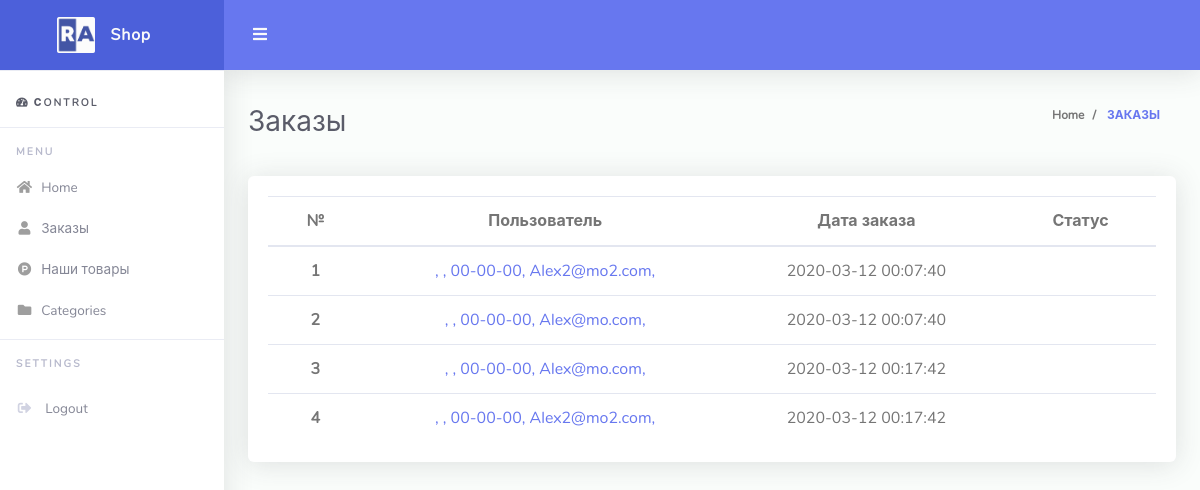
The app's page /admin/orders.php, older data.
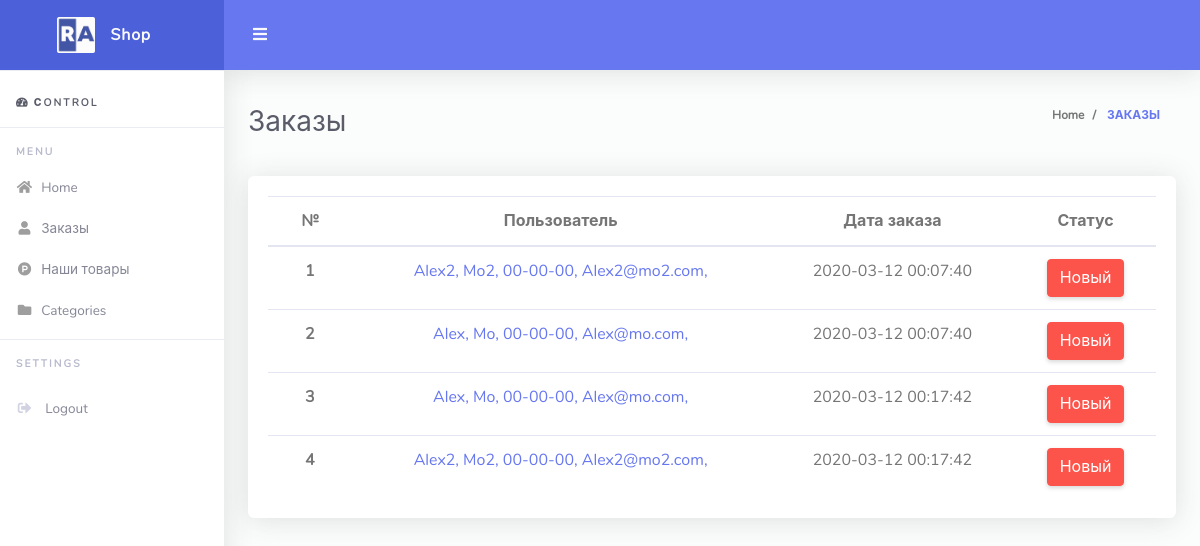
The same page, newer data.
### tables this page shows
CREATE TABLE `orders` (
  `id` int(11) NOT NULL,
  `customer_id` int(11) NOT NULL,
  `service` text NOT NULL,
  `created_at` datetime NOT NULL DEFAULT current_timestamp(),
  `status` tinyint(1) DEFAULT NULL
);

CREATE TABLE `customers` (
  `id` int(11) NOT NULL,
  `First name` varchar(20) NOT NULL,
  `Last name` varchar(20) DEFAULT NULL,
  `phone` varchar(255) DEFAULT NULL,
  `email` varchar(255) NOT NULL,
  `password` varchar(255) NOT NULL,
  `confirm_mail` varchar(255) NOT NULL,
  `verifided` int(11) NOT NULL DEFAULT 0
);

### admin/orders.php (the view, shortened to what this page needs)
<?php
include $_SERVER['DOCUMENT_ROOT'] . "/configs/db.php";
$page = "Заказы"
?>
<!DOCTYPE html>
<html lang="en">
<head>
    <?php include $_SERVER['DOCUMENT_ROOT'] . "/admin/parts/head.php" ?>
</head>
<body id="page-top">
<div id="wrapper">
    <?php include $_SERVER['DOCUMENT_ROOT'] . "/admin/parts/nav.php" ?>
    <div id="content-wrapper" class="d-flex flex-column">
        <div id="content">
            <nav class="navbar navbar-expand navbar-light bg-navbar topbar mb-4 static-top">
                <button id="sidebarToggleTop" class="btn btn-link rounded-circle mr-3">
                    <i class="fa fa-bars"></i>
                </button>
            </nav>
            <div class="container-fluid" id="container-wrapper">
                <?php
                include $_SERVER['DOCUMENT_ROOT'] . "/admin/parts/breadcrumb.php"
                ?>
                <div class="row">
                    <div id="" class="col-lg-12">
                        <div class="card mb-4 text-center">
                            <div class="card-body table-full-width table-responsive">
                                <table class="table" id="table_orders">
                                  <thead>
                                    <tr>
                                      <th scope="col">№</th>
                                      <th scope="col">Пользователь</th>
                                      <th scope="col">Дата заказа</th>
                                      <th scope="col">Статус</th>
                                    </tr>
                                  </thead>
                                        <tbody>
                                                <?php
                                                $sql = "SELECT orders.id, orders.status, orders.created_at, customers.`First name`, customers.`Last name`, customers.`phone`, customers.`email`
                                                        FROM customers
                                                        INNER JOIN orders ON customers.id = orders.customer_id
                                                        ORDER BY orders.id ASC";
                                                $result = $connect->query($sql);
                                                while($row = mysqli_fetch_assoc($result)) {
                                                ?>
                                                    <tr>
                                                        <th><?php echo $row['id']; ?></th>
                                                        <td><a href="/admin/watch_order.php?id=<?php echo $row['id']; ?>">
                                                            <?php echo $row['First name']; ?>,
                                                            <?php echo $row['Last name']; ?>,
                                                            <?php echo $row['phone']; ?>,
                                                            <?php echo $row['email']; ?>,
                                                        </a></td>
                                                        <td><?php echo $row['created_at']; ?></td>
                                                        <td>
                                                            <div id="status<?php echo $row['id']; ?>">
                                                                <?php
                                                                if($row['status'] == 0) {
                                                                    ?>
                                                                    <div class="btn btn-danger" onclick="statusNew(<?php echo $row['id']; ?>)">Новый</div>
                                                                <?php
                                                                }
                                                                    ?>
                                                            </div>
                                                        </td>
                                                    </tr>
                                                <?php
                                                }
                                                ?>
                                        </tbody>
                                    </table>
                            </div>
                    </div>
                </div>
            </div>
        </div>
    </div>
    </div>
</div>
</body>
</html>

### admin/parts/head.php (shortened to what this page needs)
<link href="https://cdnjs.cloudflare.com/ajax/libs/font-awesome/5.12.1/css/all.min.css" rel="stylesheet"
      type="text/css">
<link href="http://<?php echo $_SERVER['HTTP_HOST']?>/admin/assets/vendor/bootstrap/css/bootstrap.min.css" rel="stylesheet" type="text/css">
<link href="http://<?php echo $_SERVER['HTTP_HOST']?>/admin/assets/css/ruang-admin.min.css" rel="stylesheet">
<link href="http://<?php echo $_SERVER['HTTP_HOST']?>/admin/assets/vendor/datatables/dataTables.bootstrap4.min.css" rel="stylesheet">
<link href="http://<?php echo $_SERVER['HTTP_HOST']?>/admin/assets/css/main.css" rel="stylesheet">

### admin/parts/nav.php
<ul class="navbar-nav sidebar sidebar-light accordion" id="accordionSidebar">
    <a class="sidebar-brand d-flex align-items-center justify-content-center" href="/admin">
        <div class="sidebar-brand-icon">
            <img src="http://<?php echo $_SERVER['HTTP_HOST']?>/admin/assets/img/logo/logo2.png">
        </div>
        <div class="sidebar-brand-text mx-3">Shop</div>
    </a>
    <hr class="sidebar-divider my-0">
    <div class="sidebar-heading mt-4 text-dark">
        <i class="fas fa-fw fa-tachometer-alt"></i>
        <span>Сontrol</span>
    </div>
    <hr class="sidebar-divider">
    <div class="sidebar-heading">
        Menu
    </div>
    <li class="nav-item <?php if ($page == "home"){echo 'active';}?>">
        <a class="nav-link" href="/admin">
            <i class="fas fa-fw fa-home"></i>
            <span>Home</span>
        </a>
    </li>
    <li class="nav-item <?php if ($page == 'orders'){echo 'active';}?>">
        <a class="nav-link" href="orders.php">
            <i class="fas fa-fw fa-user"></i>
            <span>Заказы</span>
        </a>
    </li>
    <li class="nav-item <?php if ($page == 'products'){echo 'active';}?>">
        <a class="nav-link collapsed" href="http://<?php echo $_SERVER['HTTP_HOST']?>/admin/products.php">
            <i class="fab fa-fw fa-product-hunt"></i>
            <span>Наши товары</span>
        </a>
    </li>
    <li class="nav-item <?php if ($page == 'categories'){echo 'active';}?>">
        <a class="nav-link" href="categories.php">
            <i class="fas fa-fw fa-folder"></i>
            <span>Categories</span>
        </a>
    </li>
    <hr class="sidebar-divider">
    <div class="sidebar-heading">
        Settings
    </div>
    <li class="nav-item mt-2">
        <a class="nav-link" href="login.html">
            <i class="fas fa-sign-out-alt fa-sm fa-fw mr-2 text-gray-400"></i>
            <span>Logout</span>
        </a>
    </li>
</ul>

### admin/parts/breadcrumb.php
<?php
if ($page == "products" || $page == "edit" || $page == "delete" || $page == "Заказы" || $page == "categories") {
if ($page == "Наши товары" || $page == "edit" || $page == "delete" || $page == "Заказы" || $page == "categories" || $page=="Добавить товар" || $page == "Изменить продукт") {
    ?>
    <div class="d-sm-flex align-items-center justify-content-between mb-4">
        <h1 class="h3 mb-0 text-gray-800 text-capitalize"><?php echo $page ?></h1>
        <ol class="breadcrumb">
            <li class="breadcrumb-item"><a class="text-muted" href="/admin/">Home</a></li>
            <li class="breadcrumb-item active text-uppercase" aria-current="page"><a href="<?php echo $page ?>.php"> <?php echo $page ?></a></li>
        </ol>
    </div>
    <?php
}
}
?>

### admin/assets/css/main.css (style rules this page uses)
.card .table td { padding-right: 1rem; padding-left: 1rem; }

Row changes from the older to the newer data that the page shows:
changed orders id 1: customer (not shown) → "Alex2"; customer (not shown) → "Mo2"; status empty → 0 (drawn)
changed orders id 2: customer (not shown) → "Alex"; customer (not shown) → "Mo"; status empty → 0 (drawn)
changed orders id 3: customer (not shown) → "Alex"; customer (not shown) → "Mo"; status empty → 0 (drawn)
changed orders id 4: customer (not shown) → "Alex2"; customer (not shown) → "Mo2"; status empty → 0 (drawn)
